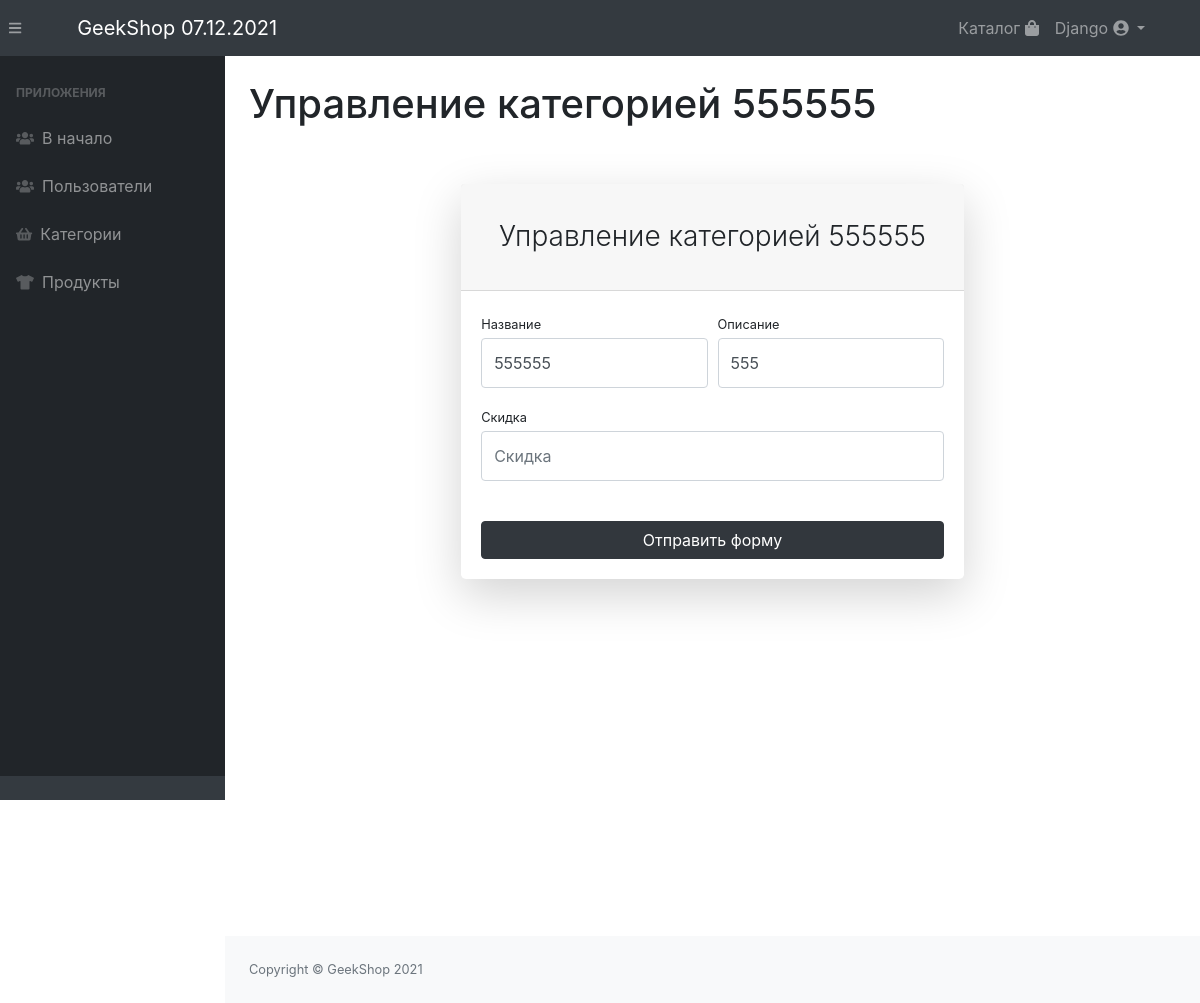
The page /auth/admin/categories/edit/9/ (signed in) on the database as committed earlier.
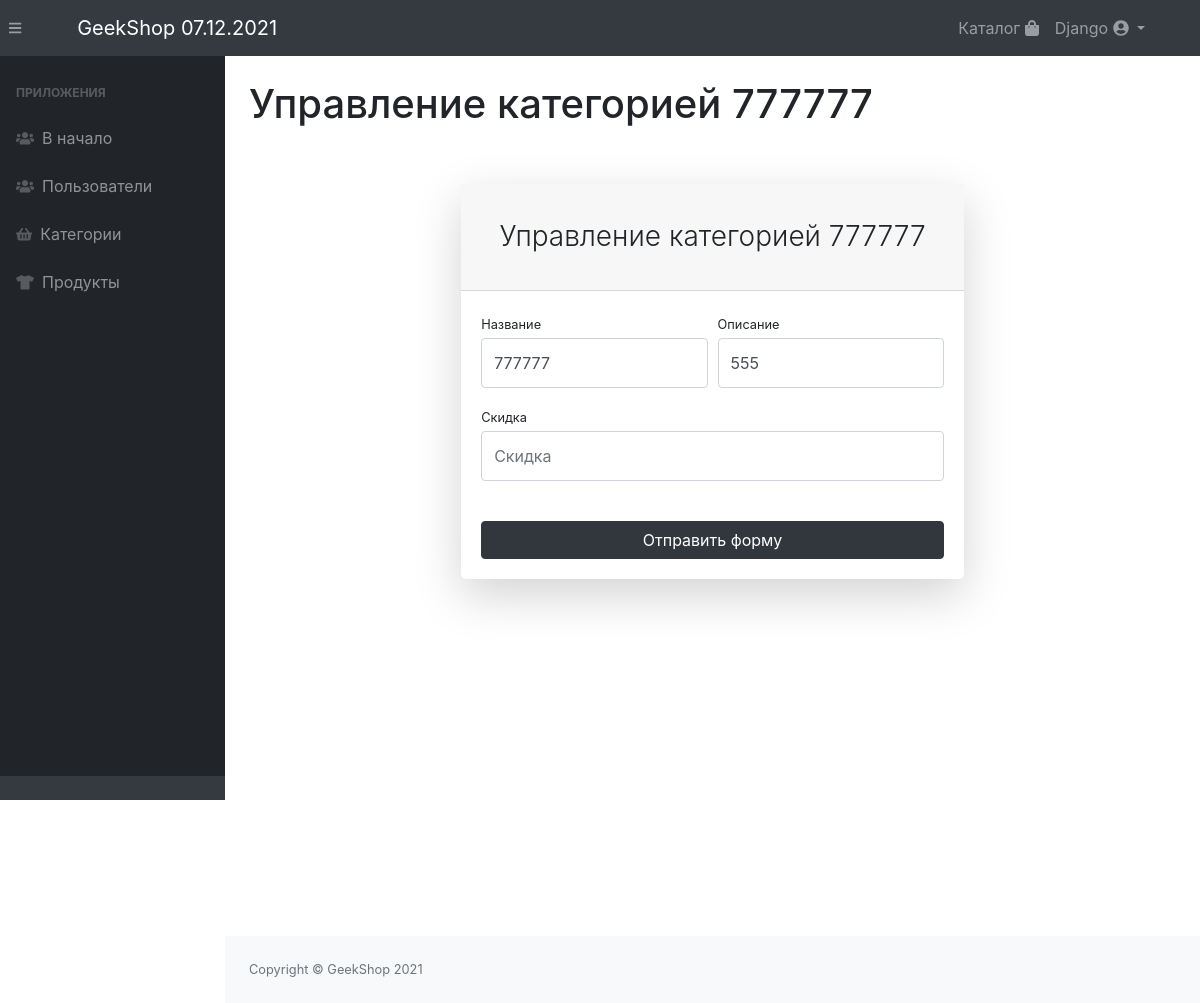
The same page on the database as committed later.
### products/models.py (models this page shows, shortened)
class ProductsCategory(models.Model):
    name = models.CharField('Категория', max_length=64)
    description = models.CharField('Описание', max_length=256, blank=True)
    is_active = models.BooleanField('Доступность', default=True, db_index=True)

### adminapp/views.py (the view, shortened to what this page needs)
# urls.py: path('categories/edit/<int:pk>/', adminapp.CategoryEdit.as_view(), name='category_edit'),
class CategoryEdit(SuOnlyMixin, ContextMixin, UpdateView):
    model = ProductsCategory
    form_class = CategoryForm
    success_url = reverse_lazy('auth_admin:categories')
    def get_context_data(self, **kwargs):
        context = super().get_context_data(**kwargs)
        context['page_title'] = f'Управление категорией {self.object.name}'
        return context

### adminapp/forms.py
class CategoryForm(forms_lib.ModelForm):
    name = forms_lib.CharField(widget=forms_lib.TextInput(
        attrs={'class': 'form-control py-4', 'placeholder': 'Название'}))
    description = forms_lib.CharField(widget=forms_lib.TextInput(
        attrs={'class': 'form-control py-4', 'placeholder': 'Описание'}))
    discount = forms_lib.IntegerField(widget=forms_lib.NumberInput(
        attrs={'class': 'form-control py-4', 'placeholder': 'Скидка'}), required=False, min_value=-100, max_value=100)
    class Meta:
        model = ProductsCategory
        fields = ('name', 'description', 'discount')

### adminapp/views.py (called while the page is built)
    @method_decorator(user_passes_test(lambda user: user.is_superuser))
    def dispatch(self, request, *args, **kwargs):
        return super().dispatch(request, *args, **kwargs)

    def get_context_data(self, **kwargs):
        context = super().get_context_data(**kwargs)
        context.update(
            basket=self.basket,
            page_title=self.page_title,
        )
        return context

### products/context_processors.py (called while the page is built)
def today(request):
    return {'today': datetime.now(), }

### adminapp/templates/products/productscategory_form.html (shortened to what this page needs)
{% extends 'adminapp/index.html' %}
{% load static %}
{% block css %}
    <link href="{% static 'css/auth-admin.css' %}" rel="stylesheet"/>
{% endblock %}
{% block admin_content %}
    <div id="layoutAuthentication">
        <div id="layoutAuthentication_content">
            <main>
                <div class="container">
                    <div class="row justify-content-center">
                        <div class="col-lg-7">
                            <div class="card shadow-lg border-0 rounded-lg mt-5">
                                <div class="card-header"><h3
                                        class="text-center font-weight-light my-4">{{ page_title }}</h3>
                                </div>
                                <div class="card-body">
                                    <form method="post"
                                          enctype="multipart/form-data">
                                        <div class="form-row">
                                            <div class="col-md-6">
                                                <div class="form-group">
                                                    <label class="small mb-1"
                                                           for="{{ form.name.id_for_label }}">Название</label>
                                                    {{ form.name }}
                                                </div>
                                            </div>
                                            <div class="col-md-6">
                                                <div class="form-group">
                                                    <label class="small mb-1"
                                                           for="{{ form.description.id_for_label }}">
                                                        Описание
                                                    </label>
                                                    {{ form.description }}
                                                </div>
                                            </div>
                                        </div>
                                        <div class="form-row">
                                            <div class="col-md-12">
                                                <div class="form-group">
                                                    <label class="small mb-1"
                                                           for="{{ form.discount.id_for_label }}">Скидка</label>
                                                    {{ form.discount }}
                                                </div>
                                            </div>
                                        </div>
                                        <div class="form-group mt-4 mb-0">
                                            <input class="btn btn-primary btn-block" type="submit"
                                                   value="Отправить форму">
                                        </div>
                                    </form>
                                </div>
                            </div>
                        </div>
                    </div>
                </div>
            </main>
        </div>
    </div>
{% endblock %}

Rows that differ between the two databases and show on the page:
changed ProductsCategory: name "555555" → "777777"
Other text that changed with them:
{{ page_title }}: "Управление категорией 555555" → "Управление категорией 777777"
